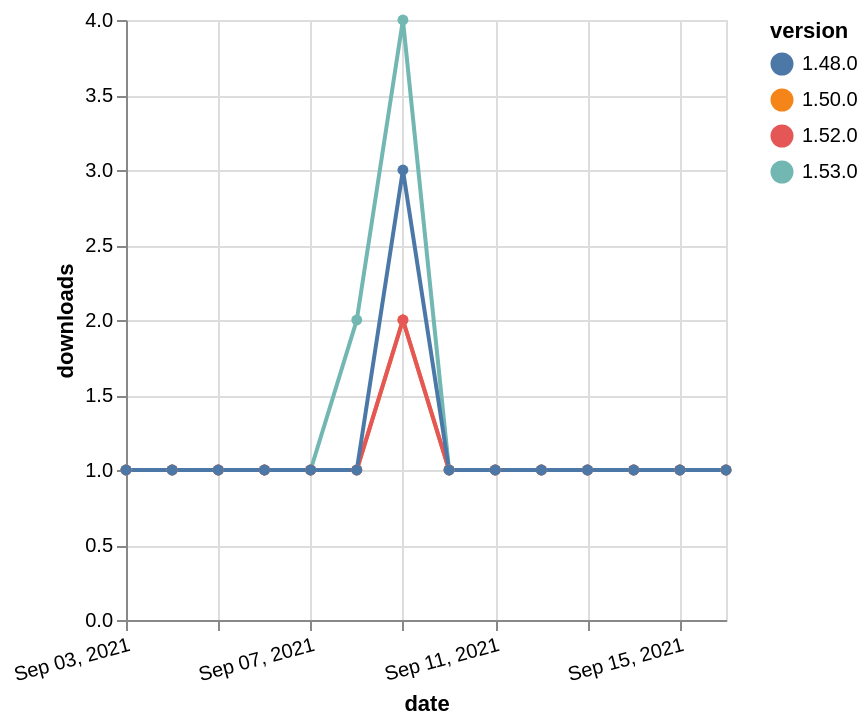

Here is the Vega-Lite specification saved for this chart:
### Vega-Lite specification from a JSON file in a GitHub repository (floating-point values rounded to 4 significant figures)
{"$schema": "https://vega.github.io/schema/vega-lite/v5.json", "description": "A simple bar chart with embedded data.", "data": {"values": [{"date": "2021-09-03", "total": 249, "delta": 1, "version": "1.53.0"}, {"date": "2021-09-04", "total": 250, "delta": 1, "version": "1.53.0"}, {"date": "2021-09-05", "total": 251, "delta": 1, "version": "1.53.0"}, {"date": "2021-09-06", "total": 252, "delta": 1, "version": "1.53.0"}, {"date": "2021-09-07", "total": 253, "delta": 1, "version": "1.53.0"}, {"date": "2021-09-08", "total": 255, "delta": 2, "version": "1.53.0"}, {"date": "2021-09-09", "total": 259, "delta": 4, "version": "1.53.0"}, {"date": "2021-09-10", "total": 260, "delta": 1, "version": "1.53.0"}, {"date": "2021-09-11", "total": 261, "delta": 1, "version": "1.53.0"}, {"date": "2021-09-12", "total": 262, "delta": 1, "version": "1.53.0"}, {"date": "2021-09-13", "total": 263, "delta": 1, "version": "1.53.0"}, {"date": "2021-09-14", "total": 264, "delta": 1, "version": "1.53.0"}, {"date": "2021-09-15", "total": 265, "delta": 1, "version": "1.53.0"}, {"date": "2021-09-16", "total": 266, "delta": 1, "version": "1.53.0"}, {"date": "2021-09-03", "total": 186, "delta": 1, "version": "1.50.0"}, {"date": "2021-09-04", "total": 187, "delta": 1, "version": "1.50.0"}, {"date": "2021-09-05", "total": 188, "delta": 1, "version": "1.50.0"}, {"date": "2021-09-06", "total": 189, "delta": 1, "version": "1.50.0"}, {"date": "2021-09-07", "total": 190, "delta": 1, "version": "1.50.0"}, {"date": "2021-09-08", "total": 191, "delta": 1, "version": "1.50.0"}, {"date": "2021-09-09", "total": 193, "delta": 2, "version": "1.50.0"}, {"date": "2021-09-10", "total": 194, "delta": 1, "version": "1.50.0"}, {"date": "2021-09-11", "total": 195, "delta": 1, "version": "1.50.0"}, {"date": "2021-09-12", "total": 196, "delta": 1, "version": "1.50.0"}, {"date": "2021-09-13", "total": 197, "delta": 1, "version": "1.50.0"}, {"date": "2021-09-14", "total": 198, "delta": 1, "version": "1.50.0"}, {"date": "2021-09-15", "total": 199, "delta": 1, "version": "1.50.0"}, {"date": "2021-09-16", "total": 200, "delta": 1, "version": "1.50.0"}, {"date": "2021-09-03", "total": 162, "delta": 1, "version": "1.52.0"}, {"date": "2021-09-04", "total": 163, "delta": 1, "version": "1.52.0"}, {"date": "2021-09-05", "total": 164, "delta": 1, "version": "1.52.0"}, {"date": "2021-09-06", "total": 165, "delta": 1, "version": "1.52.0"}, {"date": "2021-09-07", "total": 166, "delta": 1, "version": "1.52.0"}, {"date": "2021-09-08", "total": 167, "delta": 1, "version": "1.52.0"}, {"date": "2021-09-09", "total": 169, "delta": 2, "version": "1.52.0"}, {"date": "2021-09-10", "total": 170, "delta": 1, "version": "1.52.0"}, {"date": "2021-09-11", "total": 171, "delta": 1, "version": "1.52.0"}, {"date": "2021-09-12", "total": 172, "delta": 1, "version": "1.52.0"}, {"date": "2021-09-13", "total": 173, "delta": 1, "version": "1.52.0"}, {"date": "2021-09-14", "total": 174, "delta": 1, "version": "1.52.0"}, {"date": "2021-09-15", "total": 175, "delta": 1, "version": "1.52.0"}, {"date": "2021-09-16", "total": 176, "delta": 1, "version": "1.52.0"}, {"date": "2021-09-03", "total": 337, "delta": 1, "version": "1.48.0"}, {"date": "2021-09-04", "total": 338, "delta": 1, "version": "1.48.0"}, {"date": "2021-09-05", "total": 339, "delta": 1, "version": "1.48.0"}, {"date": "2021-09-06", "total": 340, "delta": 1, "version": "1.48.0"}, {"date": "2021-09-07", "total": 341, "delta": 1, "version": "1.48.0"}, {"date": "2021-09-08", "total": 342, "delta": 1, "version": "1.48.0"}, {"date": "2021-09-09", "total": 345, "delta": 3, "version": "1.48.0"}, {"date": "2021-09-10", "total": 346, "delta": 1, "version": "1.48.0"}, {"date": "2021-09-11", "total": 347, "delta": 1, "version": "1.48.0"}, {"date": "2021-09-12", "total": 348, "delta": 1, "version": "1.48.0"}, {"date": "2021-09-13", "total": 349, "delta": 1, "version": "1.48.0"}, {"date": "2021-09-14", "total": 350, "delta": 1, "version": "1.48.0"}, {"date": "2021-09-15", "total": 351, "delta": 1, "version": "1.48.0"}, {"date": "2021-09-16", "total": 352, "delta": 1, "version": "1.48.0"}]}, "width": "container", "mark": {"type": "line", "point": {"filled": true}}, "encoding": {"x": {"field": "date", "type": "temporal", "timeUnit": "yearmonthdate", "title": "date", "axis": {"labelAngle": -15}}, "y": {"field": "delta", "type": "quantitative", "title": "downloads"}, "color": {"field": "version", "type": "nominal"}, "tooltip": {"field": "delta"}}}
